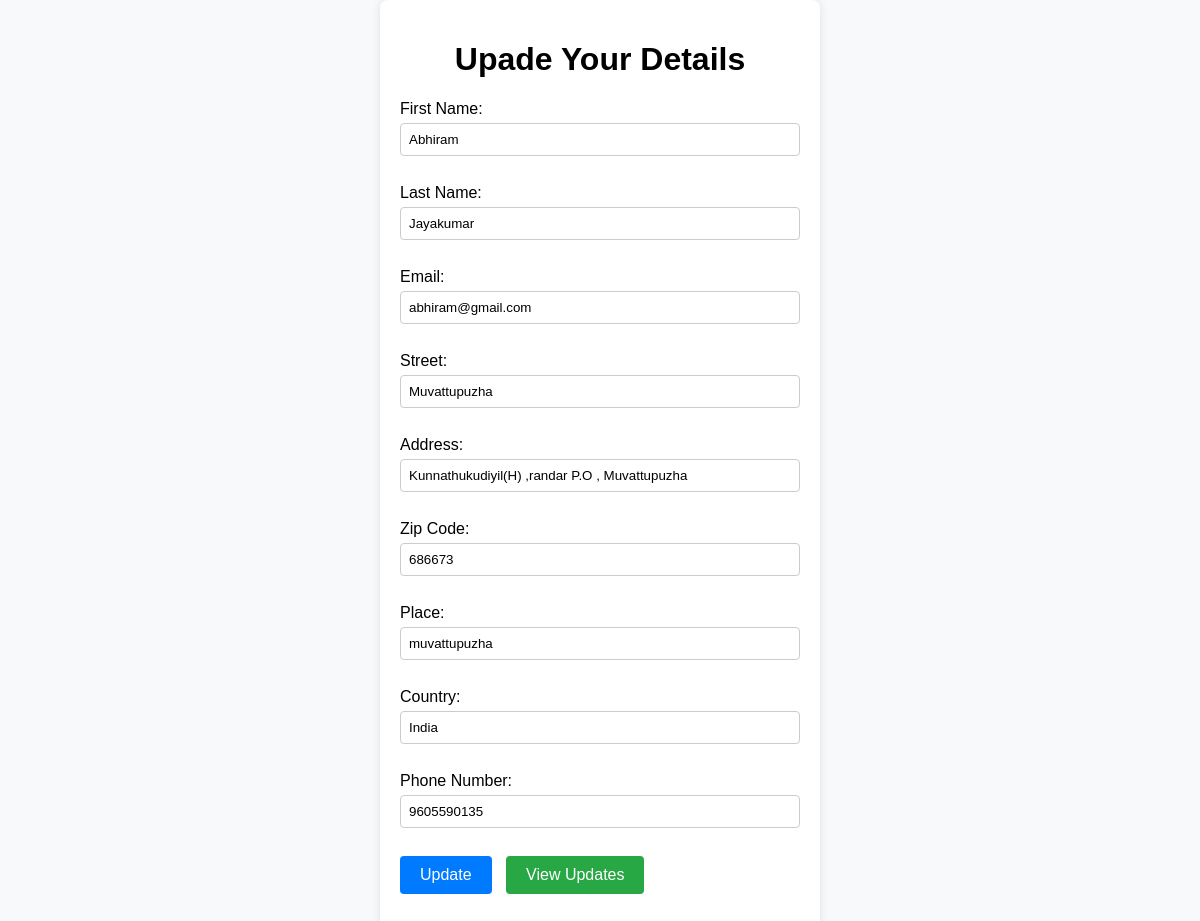
Screenshot of /User/update_profile/1/ with the database file from the repository.
### Guest/models.py (models this page shows)
class Newuser(models.Model):
        Firstname=models.CharField(max_length=30)
        Lastname=models.CharField(max_length=30)
        Email=models.EmailField(unique=True)
        Street=models.CharField(max_length=30)
        Address=models.TextField(unique=True)
        Zipcode=models.CharField(max_length=30)
        Place=models.CharField(max_length=30)
        Country=models.CharField(max_length=30)
        PhnCode=models.CharField(max_length=20)
        PhnNumber=models.CharField(max_length=15)
        Password=models.CharField(unique=True,max_length=20)

### User/views.py (the view, shortened to what this page needs)
# urls.py: path('update_profile/<int:cid>/', views.update_profile, name='update_profile'),
def update_profile(request, cid):
    userupd = Newuser.objects.get(id=cid)
    return render(request, "User/update_profile.html", {"userupd": userupd})

### User/Templates/User/update_profile.html (shortened to what this page needs)
<!DOCTYPE html>
<html lang="en">
<head>
</head>
<body>
    <div class="card">
        <div class="form-panel">
            <form method="post">
                <h1 align="center">Upade Your Details</h1>
                <label for="txt_firstname">First Name:</label>
                <input type="text" id="txt_firstname" name="txt_firstname" value="{{ userupd.Firstname }}"><br><br>
                <label for="txt_lastname">Last Name:</label>
                <input type="text" id="txt_lastname" name="txt_lastname" value="{{ userupd.Lastname }}"><br><br>
                <label for="txt_email">Email:</label>
                <input type="email" id="txt_email" name="txt_email" value="{{ userupd.Email }}"><br><br>
                <label for="txt_street">Street:</label>
                <input type="text" id="txt_street" name="txt_street" value="{{ userupd.Street }}"><br><br>
                <label for="txt_address">Address:</label>
                <input type="text" id="txt_address" name="txt_address" value="{{ userupd.Address }}"><br><br>
                <label for="txt_zipcode">Zip Code:</label>
                <input type="text" id="txt_zipcode" name="txt_zipcode" value="{{ userupd.Zipcode }}"><br><br>
                <label for="txt_place">Place:</label>
                <input type="text" id="txt_place" name="txt_place" value="{{ userupd.Place }}"><br><br>
                <label for="txt_country">Country:</label>
                <input type="text" id="txt_country" name="txt_country" value="{{ userupd.Country }}"><br><br>
                <label for="txt_phnNumber">Phone Number:</label>
                <input type="text" id="txt_phnNumber" name="txt_phnNumber" value="{{ userupd.PhnNumber }}"><br><br>
                <div class="button">
                    <input type="submit" value="Update">
                    <a href="{% url 'User:View-userProfile' %}">View Updates</a>
                </div>
            </form>
        </div>
    </div>
</body>
</html>

### User/Templates/User/update_profile.html (style rules this page uses)
body { display: flex; justify-content: center; align-items: center; margin: 0; font-family: Arial, sans-serif; background-color: #f8f9fa; }
.card { width: 400px; padding: 20px; background-color: #fff; border-radius: 8px; box-shadow: 0 0 10px rgba(0, 0, 0, 0.1); }
.form-panel { margin-bottom: 20px; }
label { display: block; margin-bottom: 5px; }
input[type="text"], input[type="email"] { width: calc(100% - 18px); padding: 8px; margin-bottom: 10px; border-radius: 4px; border: 1px solid #ccc; }
input[type="submit"] { padding: 10px 20px; background-color: #007bff; color: #fff; border: none; border-radius: 4px; cursor: pointer; font-size: 16px; margin-right: 10px; transition: background-color 0.3s ease; }
.button a { display: inline-block; padding: 10px 20px; background-color: #28a745; color: #fff; text-decoration: none; border-radius: 4px; font-size: 16px; transition: background-color 0.3s ease; }

### rows the page displays
Newuser: txt_firstname "Abhiram", txt_lastname "Jayakumar", txt_email "abhiram@gmail.com", txt_street "Muvattupuzha", txt_address "Kunnathukudiyil(H) ,randar P.O , Muvattupuzha", txt_zipcode "686673", txt_place "muvattupuzha", txt_country "India", txt_phnNumber "9605590135"
